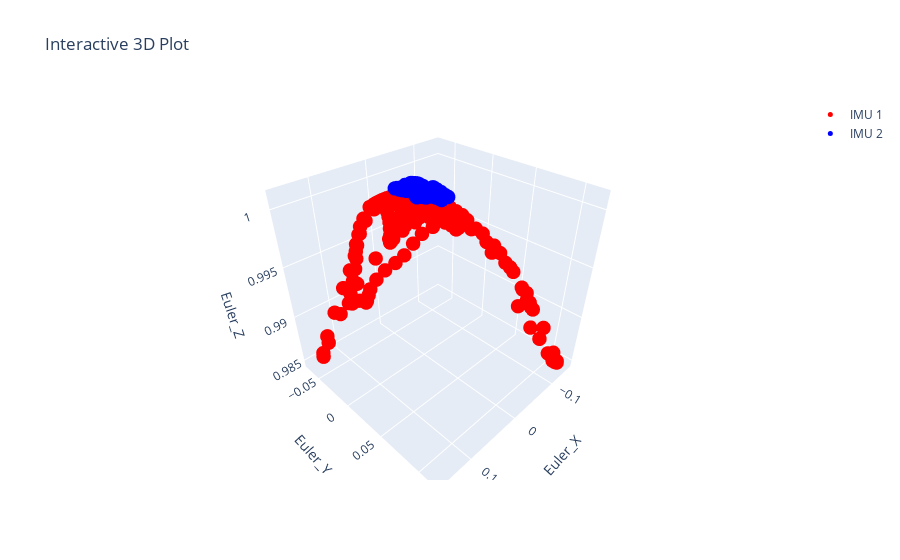

Here is the notebook cell this chart was saved with:
### Code cell
#3D plot of the Euler coordinates

# Create a 3D scatter plot
trace1 = go.Scatter3d(x=x1, y=y1, z=z1, mode='markers', marker=dict(size=5, color='red'), name='IMU 1')
trace2 = go.Scatter3d(x=x2+xO, y=y2+yO, z=z2+zO, mode='markers', marker=dict(size=5, color='blue'), name='IMU 2')

# Set layout for the plot
layout = go.Layout(scene=dict(
    xaxis_title='Euler_X',
    yaxis_title='Euler_Y',
    zaxis_title='Euler_Z'),
    title="Interactive 3D Plot")

# Create the figure
fig = go.Figure(data=[trace1, trace2], layout=layout)

# Show the interactive plot
fig.show()

### Figure 1 — Plotly figure (JSON) as saved in the notebook; plotly's stock layout.template omitted (floating-point values rounded to 4 significant figures; data arrays with more than 128 entries replaced by an {"elided": "..."} marker saying what was removed)
{"data": [{"marker": {"color": "red", "size": 5}, "mode": "markers", "name": "IMU 1", "type": "scatter3d", "x": {"elided": "2408 float values"}, "y": {"elided": "2408 float values"}, "z": {"elided": "2408 float values"}}, {"marker": {"color": "blue", "size": 5}, "mode": "markers", "name": "IMU 2", "type": "scatter3d", "x": {"elided": "2406 float values"}, "y": {"elided": "2406 float values"}, "z": {"elided": "2406 float values"}}], "layout": {"scene": {"xaxis": {"title": {"text": "Euler_X"}}, "yaxis": {"title": {"text": "Euler_Y"}}, "zaxis": {"title": {"text": "Euler_Z"}}}, "title": {"text": "Interactive 3D Plot"}}}
